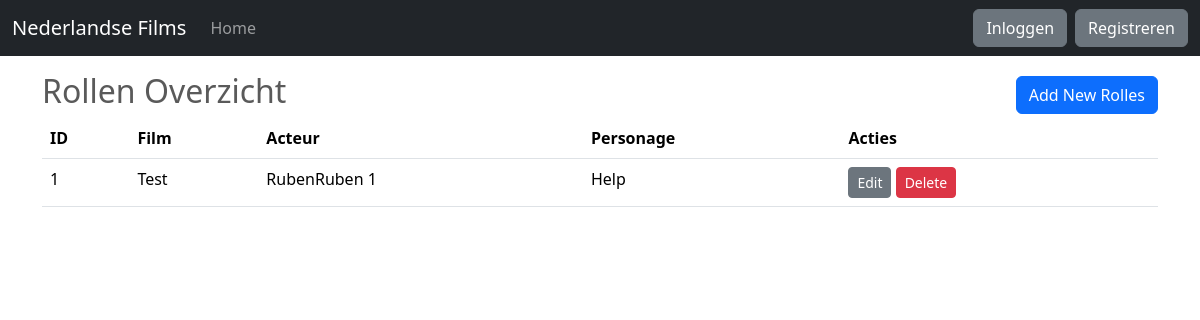
The app's page /rollen with its own data.
### app/models.py (models this page shows, shortened)
class Rol(db.Model):
    id = db.Column(db.Integer, primary_key=True)
    acteur_id = db.Column(db.Integer, db.ForeignKey('acteur.id'), nullable=False)
    film_id = db.Column(db.Integer, db.ForeignKey('film.id'), nullable=False)
    personage = db.Column(db.String(100), nullable=False)

class Film(db.Model):
    id = db.Column(db.Integer, primary_key=True)
    titel = db.Column(db.String(100), nullable=False)
    regisseur_id = db.Column(db.Integer, db.ForeignKey('regisseur.id'), nullable=False)
    jaar = db.Column(db.Integer, nullable=False)
    trailer_url = db.Column(db.String(255))  # Assuming trailers are hosted externally
    bezoekers = db.Column(db.Integer, default=None)  # Visitor count
    omzet = db.Column(db.BigInteger, default=None)  # Revenue, using BigInteger for larger numbers
    overzicht = db.Column(db.Text)  # General overview or description of the film
    citaten = db.relationship('Citaat', backref='film', lazy=True)

class Acteur(db.Model):
    id = db.Column(db.Integer, primary_key=True)
    voornaam = db.Column(db.String(50), nullable=False)
    achternaam = db.Column(db.String(50), nullable=False)
    rollen = db.relationship('Rol', backref='acteur', lazy=True)

### app/routes.py (the view)
@app.route('/rollen', methods=['GET'])
def rollen():
    roles = db.session.query(Rol, Film.titel, Acteur.voornaam, Acteur.achternaam)\
                  .join(Film, Rol.film_id == Film.id)\
                  .join(Acteur, Rol.acteur_id == Acteur.id)\
                  .all()
    return render_template('rollen.html', roles=roles)

### app/templates/rollen.html
{% extends "base.html" %}
{% block content %}
<div class="container mt-4">
    <div class="d-flex justify-content-between align-items-center">
        <h2>Rollen Overzicht</h2>
        <a href="{{ url_for('main.rol_add') }}" class="btn btn-primary">Add New Rolles</a>
    </div>
    <table class="table">
        <thead>
            <tr>
                <th>ID</th>
                <th>Film</th>
                <th>Acteur</th>
                <th>Personage</th>
                <th>Acties</th>
            </tr>
        </thead>
        <tbody>
            {% for role, film_title, acteur_voornaam, acteur_achternaam in roles %}
            <tr>
                <td>{{ role.id }}</td>
                <td>{{ film_title }}</td>
                <td>{{ acteur_voornaam }} {{ acteur_achternaam }}</td>
                <td>{{ role.personage }}</td>
                <td>
                    <a href="{{ url_for('main.rol_edit', id=role.id) }}" class="btn btn-sm btn-secondary">Edit</a>
                    <a href="{{ url_for('main.rol_delete', id=role.id) }}" class="btn btn-sm btn-danger"
                        onclick="return confirm('Weet je het zeker?');">Delete</a>
                </td>
            </tr>
            {% endfor %}
        </tbody>
    </table>
</div>
{% endblock %}

### app/static/css/carousel.css (style rules this page uses)
body { padding-top: 3rem; padding-bottom: 3rem; color: #5a5a5a; }

### records on screen
Rol: id "1", titel "Test", voornaam "RubenRuben", acteur_achternaam "1", personage "Help"
